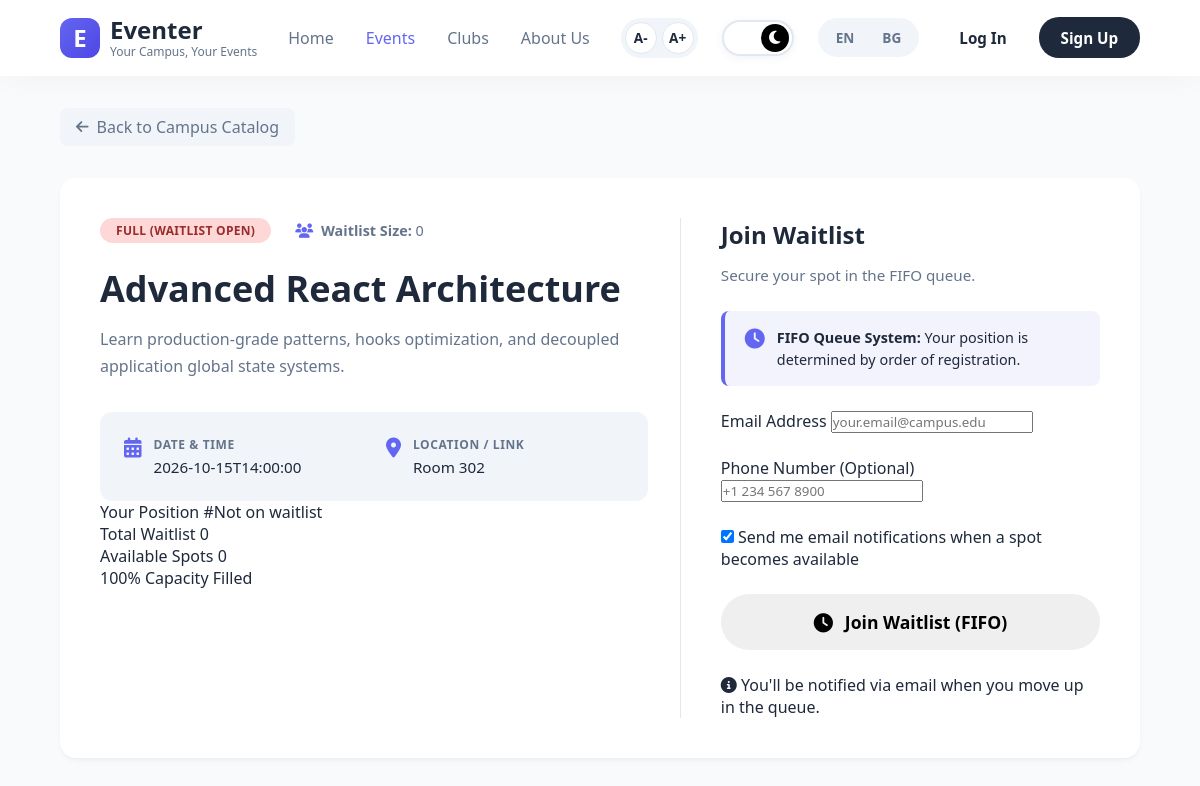
/join_waitlist/1 (signed in), run on the app's committed database.
### tables this page shows
CREATE TABLE events (
                id INTEGER PRIMARY KEY AUTOINCREMENT,
                organizer_id INTEGER NOT NULL,
                title TEXT NOT NULL,
                description TEXT,
                starts_at TEXT NOT NULL,
                ends_at TEXT NOT NULL,
                capacity INTEGER NOT NULL CHECK(capacity >= 1),
                location_or_url TEXT,
                status TEXT NOT NULL DEFAULT 'DRAFT'
                    CHECK (status IN ('DRAFT','PUBLISHED','CANCELLED')),
                created_at TEXT NOT NULL DEFAULT CURRENT_TIMESTAMP,
                updated_at TEXT NOT NULL DEFAULT CURRENT_TIMESTAMP,
                FOREIGN KEY (organizer_id) REFERENCES users(id) ON DELETE CASCADE
            );

### route.py (the view)
@page_bp.route('/join_waitlist/<int:event_id>')
@token_required
def join_waitlist(event_id):
    with db() as conn:
        event = conn.execute("SELECT * FROM events WHERE id = ?", (event_id,)).fetchone()
        waitlist_count = conn.execute("SELECT COUNT(*) FROM registrations WHERE event_id = ? AND status = 'waitlisted'", (event_id,)).fetchone()[0]
    return render_template('join_waitlist.html', event=event, waitlist_count=waitlist_count)

### route.py (called while the page is built)
def db():
    conn = sqlite3.connect(DB, timeout=10)
    conn.row_factory = sqlite3.Row
    conn.execute("PRAGMA foreign_keys = ON")
    conn.execute("PRAGMA journal_mode = WAL")
    return conn

def current_app_secret():
    return os.environ.get("JWT_SECRET_KEY") or os.environ.get("SECRET_KEY") or current_app.config["SECRET_KEY"]

def get_bearer_token():
    auth_header = request.headers.get("Authorization", "")
    if auth_header.startswith("Bearer "):
        return auth_header.removeprefix("Bearer ").strip()
    if "user_id" in session:
        now = datetime.now(timezone.utc)
        payload = {
            "sub": str(session["user_id"]),
            "email": "",
            "role": session.get("role", "student"),
            "iat": now,
            "exp": now + timedelta(minutes=JWT_EXPIRY_MINUTES)
        }
        return jwt.encode(payload, current_app_secret(), algorithm=JWT_ALGORITHM)
    return None

### templates/join_waitlist.html (shortened to what this page needs)
<!DOCTYPE html>
<html lang="en">
<head>
    <link rel="stylesheet" href="https://cdnjs.cloudflare.com/ajax/libs/font-awesome/6.4.0/css/all.min.css">
    <link rel="stylesheet" href="/static/style.css">
    <link rel="stylesheet" href="/static/register_event.css">
</head>
<body>
    <header>
        <div class="logo-container">
            <div class="logo-icon">E</div>
            <div class="logo-text">
                <h1>Eventer</h1>
                <span>Your Campus, Your Events</span>
            </div>
        </div>
        <nav>
            <ul>
                <li><a href="/">Home</a></li>
                <li><a href="/events" class="active">Events</a></li>
                <li><a href="#">Clubs</a></li>
                <li><a href="/about">About Us</a></li>
            </ul>
        </nav>
        <div class="header-actions">
            <div class="font-size-container">
                <button id="font-decrease" class="font-btn" aria-label="Decrease font size">A-</button>
                <button id="font-increase" class="font-btn" aria-label="Increase font size">A+</button>
            </div>
            <div class="theme-switch-container">
                <label for="theme-checkbox" class="theme-switch-label">
                    <div class="theme-switch-ball">
                        <i class="fas fa-moon moon-icon"></i>
                    </div>
                </label>
            </div>
            <div class="lang-switcher">
                <button class="lang-btn active" onclick="switchLanguage('en')">EN</button>
                <button class="lang-btn" onclick="switchLanguage('bg')">BG</button>
            </div>
            <div class="auth-buttons">
                <a href="/login" class="btn-login">Log In</a>
                <a href="/register" class="btn-signup">Sign Up</a>
            </div>
        </div>
    </header>
    <main class="content-frame">
        <div class="registration-container">
            <a href="/events" class="back-link"><i class="fa-solid fa-arrow-left"></i> Back to Campus Catalog</a>
            <div class="registration-card-layout">
                <div class="details-panel">
                    <div class="panel-meta">
                        <span class="status-badge full">Full (Waitlist Open)</span>
                        <span class="capacity-count">
                            <i class="fa-solid fa-users"></i> <b>Waitlist Size:</b> {{ waitlist_count }}
                        </span>
                    </div>
                    <h1 class="event-headline">{{ event.title }}</h1>
                    <p class="event-long-desc">
                        {{ event.description }}
                    </p>
                    <div class="meta-info-grid">
                        <div class="info-block">
                            <i class="fa-solid fa-calendar-days"></i>
                            <div>
                                <h4>Date & Time</h4>
                                <p>{{ event.starts_at }}</p>
                            </div>
                        </div>
                        <div class="info-block">
                            <i class="fa-solid fa-location-dot"></i>
                            <div>
                                <h4>Location / Link</h4>
                                <p>{{ event.location_or_url }}</p>
                            </div>
                        </div>
                    </div>
                    <div class="waitlist-info-box">
                        <div class="waitlist-stats">
                            <div class="stat-item">
                                <span class="stat-label">Your Position</span>
                                <span class="stat-value">#{{ user_position if user_position else 'Not on waitlist' }}</span>
                            </div>
                            <div class="stat-item">
                                <span class="stat-label">Total Waitlist</span>
                                <span class="stat-value">{{ waitlist_count }}</span>
                            </div>
                            <div class="stat-item">
                                <span class="stat-label">Available Spots</span>
                                <span class="stat-value">0</span>
                            </div>
                        </div>
                        <div class="waitlist-progress">
                            <span class="progress-label">100% Capacity Filled</span>
                        </div>
                    </div>
                </div>
                <div class="action-panel">
                    <h3>Join Waitlist</h3>
                    <p class="panel-tip">Secure your spot in the FIFO queue.</p>
                    <form action="/events/{{ event.id }}/join-waitlist" method="POST" class="secure-checkout-form">
                        <div class="policy-notice waitlist-notice">
                            <i class="fa-solid fa-clock"></i>
                            <p><b>FIFO Queue System:</b> Your position is determined by order of registration.</p>
                        </div>
                        <div class="form-group">
                            <label for="email">Email Address</label>
                            <input type="email" id="email" name="email" placeholder="your.email@campus.edu" required>
                        </div>
                        <div class="form-group">
                            <label for="phone">Phone Number (Optional)</label>
                            <input type="tel" id="phone" name="phone" placeholder="+1 234 567 8900">
                        </div>
                        <div class="checkbox-group">
                            <input type="checkbox" id="notifications" name="notifications" checked>
                            <label for="notifications">Send me email notifications when a spot becomes available</label>
                        </div>
                        <button type="submit" class="action-button waitlist-style form-submit-btn">
                            <i class="fa-solid fa-clock"></i> Join Waitlist (FIFO)
                        </button>
                        <p class="footnote">
                            <i class="fa-solid fa-info-circle"></i>
                            You'll be notified via email when you move up in the queue.
                        </p>
                    </form>
                </div>
            </div>
        </div>
    </main>
</body>
</html>

### static/style.css (style rules this page uses)
html { font-size: 16px; transition: font-size 0.2s ease; }
:root { --primary: #6366f1; --primary-gradient: linear-gradient(135deg, #6366f1 0%, #4f46e5 100%); --bg-light: #f8fafc; --bg-header: #ffffff; --text-dark: #1e293b; --text-muted: #64748b; --box-shadow-alpha: rgba(0, 0, 0, 0.03); --switcher-bg: #f1f5f9; --btn-secondary-bg: #ffffff; --btn-secondary-border: #e2e8f0; --btn-signup-bg: #1e293b; --btn-signup-text: #ffffff; --btn-signup-border: transparent; }
* { margin: 0; padding: 0; box-sizing: border-box; font-family: 'Segoe UI', Tahoma, Geneva, Verdana, sans-serif; }
body { background-color: var(--bg-light); color: var(--text-dark); overflow-x: hidden; min-height: 100vh; transition: background-color 0.3s ease, color 0.3s ease; }
header { background: var(--bg-header); padding: 1rem 5%; display: flex; justify-content: space-between; align-items: center; box-shadow: 0 4px 30px var(--box-shadow-alpha); position: sticky; top: 0; z-index: 100; transition: background-color 0.3s ease; }
.logo-container { display: flex; align-items: center; gap: 10px; }
.logo-icon { background: var(--primary-gradient); color: white; width: 40px; height: 40px; border-radius: 12px; display: flex; align-items: center; justify-content: center; font-size: 1.5rem; font-weight: bold; }
.logo-text h1 { font-size: 1.5rem; color: var(--text-dark); }
.logo-text span { font-size: 0.75rem; color: var(--text-muted); display: block; margin-top: -2px; }
nav ul { display: flex; list-style: none; gap: 2rem; }
nav ul li a { text-decoration: none; color: var(--text-muted); font-weight: 500; transition: color 0.3s; }
nav ul li a.active, nav ul li a:hover { color: var(--primary); }
.header-actions { display: flex; align-items: center; gap: 1.5rem; }
.font-size-container { display: flex; gap: 5px; background: var(--switcher-bg); padding: 4px; border-radius: 20px; }
.font-btn { background: var(--btn-secondary-bg); border: 1px solid var(--btn-secondary-border); color: var(--text-dark); width: 32px; height: 32px; border-radius: 50%; font-size: 0.85rem; font-weight: bold; cursor: pointer; display: flex; align-items: center; justify-content: center; transition: all 0.2s ease; }
.theme-switch-container { display: flex; align-items: center; }
.theme-switch-label { width: 72px; height: 36px; background-color: #ffffff; border: 2px solid #e2e8f0; border-radius: 50px; position: relative; cursor: pointer; display: flex; align-items: center; box-shadow: 0 2px 10px rgba(0, 0, 0, 0.05); transition: background-color 0.3s ease, border-color 0.3s ease; }
.theme-switch-ball { width: 28px; height: 28px; background-color: #000000; border-radius: 50%; position: absolute; right: 3px; display: flex; align-items: center; justify-content: center; transition: transform 0.3s cubic-bezier(0.4, 0, 0.2, 1), background-color 0.3s ease; }
.theme-switch-ball i { font-size: 0.95rem; position: absolute; transition: opacity 0.2s ease, transform 0.3s ease; }
.moon-icon { color: #ffffff; opacity: 1; transform: rotate(0deg); }
.lang-switcher { display: flex; background: var(--switcher-bg); padding: 4px; border-radius: 20px; transition: background-color 0.3s ease; }
.lang-btn { background: transparent; border: none; padding: 6px 14px; font-size: 0.85rem; font-weight: 600; cursor: pointer; color: var(--text-muted); border-radius: 16px; transition: all 0.3s ease; }
.auth-buttons { display: flex; align-items: center; gap: 1rem; }
.btn-login { text-decoration: none; color: var(--text-dark); font-weight: 600; font-size: 0.95rem; transition: color 0.3s; padding: 0.5rem 1rem; }
.btn-signup { text-decoration: none; background: var(--btn-signup-bg); color: var(--btn-signup-text); border: 1px solid var(--btn-signup-border); padding: 0.6rem 1.3rem; border-radius: 20px; font-weight: 600; font-size: 0.95rem; transition: all 0.3s ease, transform 0.2s; }

### data on the page
events: title "Advanced React Architecture", description "Learn production-grade patterns, hooks optimization, and decoupled application global state systems.", starts_at "2026-10-15T14:00:00", location_or_url "Room 302"

### other printed values
{{ waitlist_count }} "0"
{{ user_position if user_position else 'Not on waitlist' }} "Not on waitlist"
